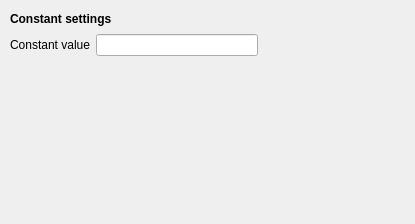
<?xml version="1.0" encoding="UTF-8"?>
<ui version="4.0">
 <class>ConstantSettingsView</class>
 <widget class="QWidget" name="ConstantSettingsView">
  <property name="geometry">
   <rect>
    <x>0</x>
    <y>0</y>
    <width>415</width>
    <height>224</height>
   </rect>
  </property>
  <property name="windowTitle">
   <string>Form</string>
  </property>
  <widget class="QWidget" name="layoutWidget">
   <property name="geometry">
    <rect>
     <x>10</x>
     <y>10</y>
     <width>248</width>
     <height>46</height>
    </rect>
   </property>
   <layout class="QGridLayout" name="gridLayout_2">
    <item row="0" column="0" colspan="2">
     <widget class="QLabel" name="label_8">
      <property name="font">
       <font>
        <weight>75</weight>
        <bold>true</bold>
       </font>
      </property>
      <property name="text">
       <string>Constant settings</string>
      </property>
     </widget>
    </item>
    <item row="1" column="0">
     <widget class="QLabel" name="label_9">
      <property name="text">
       <string>Constant value</string>
      </property>
     </widget>
    </item>
    <item row="1" column="1">
     <widget class="QLineEditLive" name="constant_lineedit"/>
    </item>
   </layout>
  </widget>
 </widget>
 <customwidgets>
  <customwidget>
   <class>QLineEditLive</class>
   <extends>QLineEdit</extends>
   <header>widgets.QLineEditLive</header>
  </customwidget>
 </customwidgets>
 <resources/>
 <connections/>
 <slots>
  <slot>on_choose()</slot>
  <slot>on_input_format_changed()</slot>
 </slots>
</ui>
